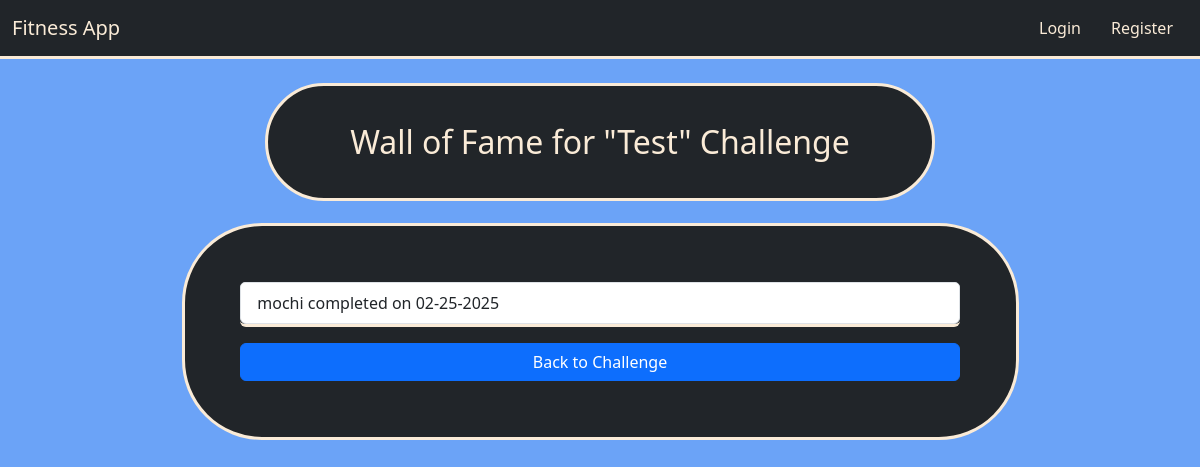
The page /3/wall_of_fame on the database its author committed.
### models.py (models this page shows)
class Challenge(db.Model):
    id = db.Column(db.Integer, primary_key=True)
    user_id = db.Column(db.Integer, db.ForeignKey('user.id'), nullable=True)
    challenge_type = db.Column(db.String(80), nullable=False)
    image = db.Column(db.String(200), nullable=True)
    description = db.Column(db.Text, nullable=False)
    tags = db.Column(db.String(200), nullable=True)
    created_at = db.Column(db.DateTime, default=func.now())
    goals = db.relationship('Goal', backref='challenge', lazy=True, cascade="all, delete-orphan")
    badges = db.relationship('ChallengeBadge', backref='challenge', lazy=True, cascade="all, delete-orphan")
    chat_messages = db.relationship('ChatMessage', backref='challenge', lazy=True, cascade="all, delete-orphan")
    statuses = db.relationship('UserChallengeStatus', backref='challenge', lazy=True, cascade="all, delete-orphan")
    completions = db.relationship('CompletedChallenge', backref='challenge', lazy=True, cascade="all, delete-orphan")
    favorites = db.relationship('Favorite', backref='challenge', lazy=True, cascade="all, delete-orphan")

class CompletedChallenge(db.Model):
    id = db.Column(db.Integer, primary_key=True)
    user_id = db.Column(db.Integer, db.ForeignKey('user.id'), nullable=False)
    challenge_id = db.Column(db.Integer, db.ForeignKey('challenge.id'), nullable=False)
    completed_at = db.Column(db.DateTime, default=datetime.utcnow)
    fully_completed = db.Column(db.Boolean, default=False)  # New flag

class User(db.Model):
    id = db.Column(db.Integer, primary_key=True)
    username = db.Column(db.String(80), unique=True, nullable=False)
    email = db.Column(db.String(120), nullable=False)
    password = db.Column(db.String(128), nullable=False)
    challenges = db.relationship('Challenge', backref='creator', lazy=True)
    chat_messages = db.relationship('ChatMessage', backref='user', lazy=True)
    statuses = db.relationship('UserChallengeStatus', backref='user', lazy=True)
    completed_challenges = db.relationship('CompletedChallenge', backref='user', lazy=True)
    favorites = db.relationship('Favorite', backref='user', lazy=True)

### routes/challenge_routes.py (the view)
@challenge_bp.route('/<int:challenge_id>/wall_of_fame')
def wall_of_fame(challenge_id):
    challenge_obj = Challenge.query.get(challenge_id)
    if not challenge_obj:
        flash('Challenge not found.')
        return redirect(url_for('challenge_bp.index'))
    wall_entries = CompletedChallenge.query.filter_by(challenge_id=challenge_id, fully_completed=True)\
                    .order_by(CompletedChallenge.completed_at.desc()).all()
    return render_template('challenge_wall_of_fame.html', wall_entries=wall_entries, challenge=challenge_obj)

### templates/challenge_wall_of_fame.html
{% extends "layout.html" %}
{% block content %}
  <div class="container titles">
    <p class="headers">Wall of Fame for "{{ challenge.challenge_type }}" Challenge</p>
  </div>
  <div class="card content gap border-3">
    <ul class="list-group">
      {% for entry in wall_entries %}
        <li class="list-group-item">
          {{ entry.user.username }} completed on {{ entry.completed_at.strftime('%m-%d-%Y') }}
        </li>
      {% else %}
        <li class="list-group-item">No completions yet.</li>
      {% endfor %}
    </ul>
    <a href="{{ url_for('challenge_bp.challenge', challenge_id=challenge.id) }}" class="btn btn-primary mt-3">
      Back to Challenge
    </a>
  </div>
{% endblock %}

### static/css/main.css (style rules this page uses)
body { background-color:rgb(107, 163, 247); }
.titles { color: antiquewhite; margin: auto; width: 60%; background-color: #212529; border-style: solid; border-color: antiquewhite; border-radius: 5em; }
.titles .headers { padding: 5%; margin: auto; text-align: center; font-size: 2em; }
.content { color: antiquewhite; padding: 5%; margin: 2% auto; width: 75%; background-color: #212529; border-style: solid; border-color: antiquewhite; border-radius: 5em; }

### rows shown on the page
Challenge: challenge_type "Test"
CompletedChallenge: user.username "mochi", completed_at "02-25-2025"
